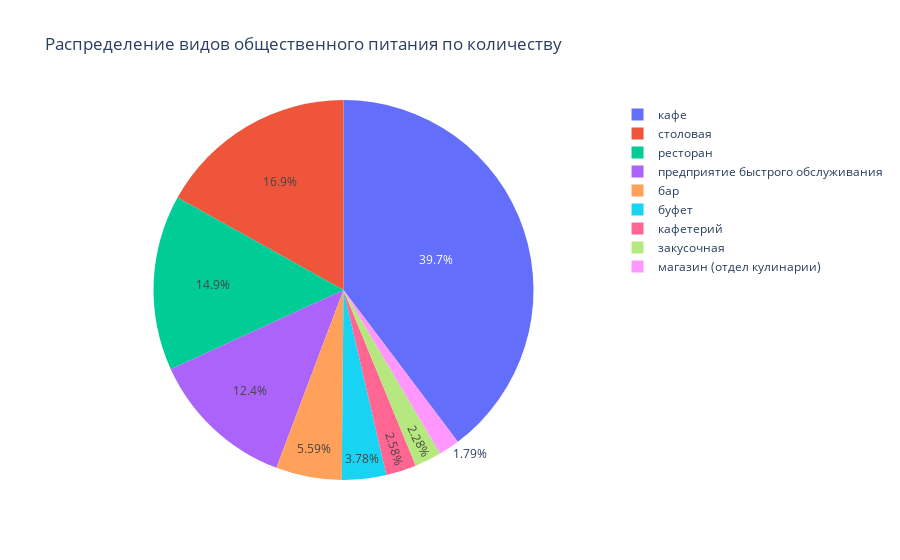

The notebook cell saved with this chart:
### Markdown cell above
Наша цель понять текущее положение рынка заведений в Москве. Рассмотрим соотношение видов объектов общественного питания.

### Code cell
object_type = df.groupby('object_type')['id'].count().reset_index()

name = object_type['object_type']
values = object_type['id']

fig = go.Figure(data=[go.Pie(labels=name, values=values)])
fig.update_layout(title_text='Распределение видов общественного питания по количеству')
fig.show()

### Figure 1 — Plotly figure (JSON) as saved in the notebook; plotly's stock layout.template omitted (floating-point values rounded to 4 significant figures)
{"data": [{"labels": ["бар", "буфет", "закусочная", "кафе", "кафетерий", "магазин (отдел кулинарии)", "предприятие быстрого обслуживания", "ресторан", "столовая"], "type": "pie", "values": [855, 577, 349, 6071, 395, 273, 1898, 2282, 2584]}], "layout": {"title": {"text": "Распределение видов общественного питания по количеству"}}}
